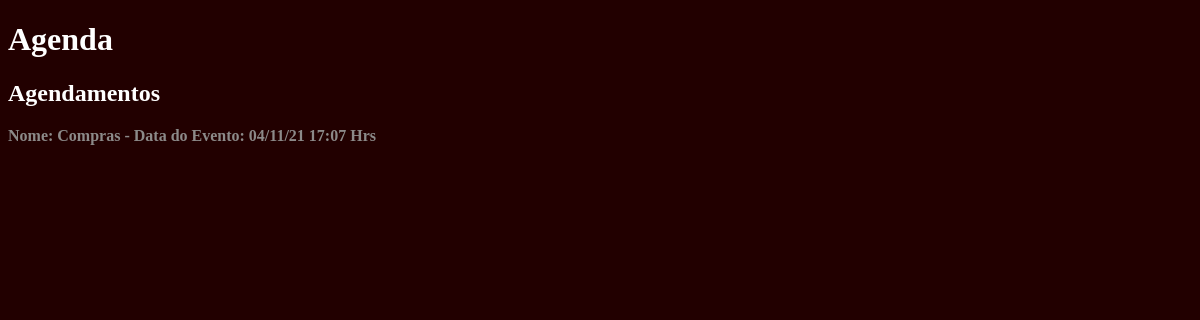
/agenda/ (signed in), run on an earlier commit of the app's database.
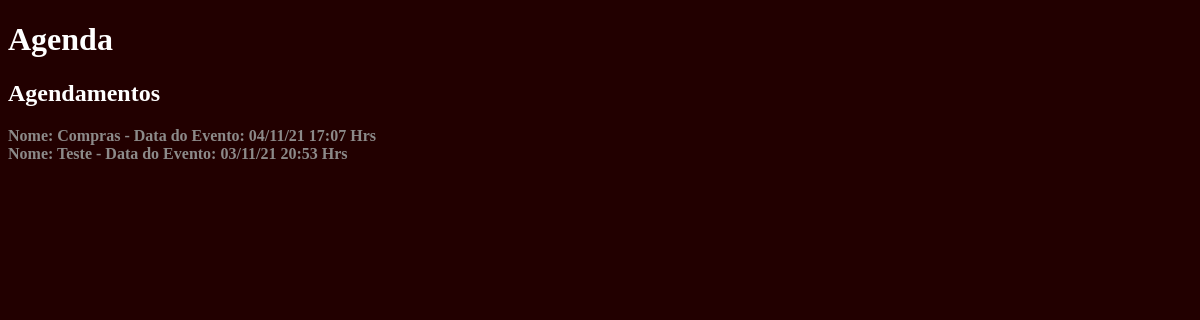
And on a later commit of the database.
### core/models.py (models this page shows, shortened)
class Evento(models.Model): # tabela
    titulo = models.CharField(max_length=100)
    descricao = models.TextField(blank=True, null=True)
    data_evento = models.DateTimeField(verbose_name='Data_do evento')
    data_criacao = models.DateTimeField(auto_now=True)
    usuario = models.ForeignKey(User, on_delete=models.CASCADE)
    class Meta: # metadados
        db_table = 'evento' # nome da tabela no banco de dados
    def get_data(self):
        return self.data_evento.strftime('%d/%m/%y %H:%M Hrs')

### core/views.py (the view)
# urls.py: path('agenda/', views.lista_eventos),
def lista_eventos(request):
    if not request.user.is_authenticated:
        return HttpResponse('<b>Usuário não logado</b>')
    else:
        usuario = request.user  # puxa o usuario que está abrindo a pagina
        evento = Evento.objects.filter(usuario=usuario) # puxa os itens de Evento que pertencen ao usuario atual
        dados = {'eventos':evento}
        return render(request, 'agenda.html', dados)

### templates/agenda.html (shortened to what this page needs)
{% extends 'model-page.html' %}
{% block content %}
    <h2>Agendamentos</h2>
    {% for evento in eventos%}
        <a href="/evento/{{evento.titulo}}"><b>Nome: {{evento.titulo}} - Data do Evento: {{evento.get_data}}</b></a>
    {% endfor %}
{% endblock %}

### templates/model-page.html (shortened to what this page needs)
<!DOCTYPE html>
<html lang="en">
<head>
    {% include 'model-header.html'%}
</head>
<body>
    {% block content %} {% endblock %}
</body>
</html>

### templates/model-header.html (shortened to what this page needs)
<h1>Agenda</h1>

### templates/model-page.html (style rules this page uses)
body { color:white; background-color:#220000; }
a { color:#8c8a89; text-decoration:none; }

What changed in the data, as far as the page shows it:
added Evento: titulo "Teste", get_data "03/11/21 20:53 Hrs"
